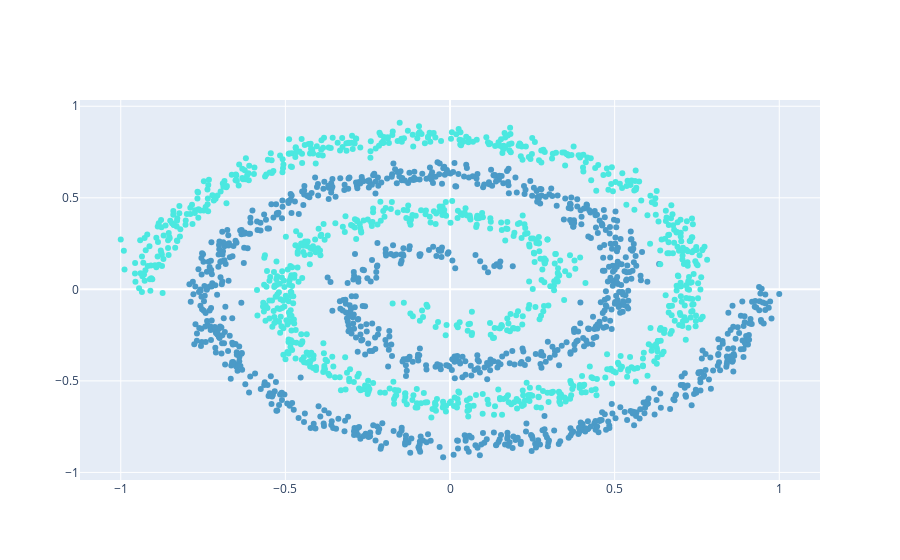

The cell this chart's notebook holds for it:
### Code cell
N = 1000
theta = np.sqrt(np.random.rand(N))*4*pi # np.linspace(0,2*pi,100)

r_a = 2*theta + pi
data_a = np.array([np.cos(theta)*r_a, np.sin(theta)*r_a]).T
x_a = data_a + np.random.randn(N,2)
x_a = x_a/np.abs(x_a).max()

r_b = -2*theta - pi
data_b = np.array([np.cos(theta)*r_b, np.sin(theta)*r_b]).T
x_b = data_b + np.random.randn(N,2)
x_b = x_b/np.abs(x_b).max()

res_a = np.append(x_a, np.zeros((N,1)), axis=1)
res_b = np.append(x_b, np.ones((N,1)), axis=1)

res = np.append(res_a, res_b, axis=0)
np.random.shuffle(res)

np.savetxt("result.csv", res, delimiter=",", header="x,y,label", comments="", fmt='%.5f')

fig = go.Figure(data=[
                      go.Scatter(x=res[:,0],
                                 y=res[:,1],
                                 mode="markers",
                                 marker=dict(
                                     color=res[:,2],
                                     colorscale=color_chart[0:2]
                                     )
                                 )
                      ]
                )
fig.show()

data = res[:,0:2]
target = res[:,-1]

### Figure 1 — Plotly figure (JSON) as saved in the notebook; plotly's stock layout.template omitted (floating-point values rounded to 4 significant figures; data arrays with more than 128 entries replaced by an {"elided": "..."} marker saying what was removed)
{"data": [{"marker": {"color": {"elided": "2000 int values"}, "colorscale": [[0, "#4B9AC7"], [1, "#4BE8E0"]]}, "mode": "markers", "type": "scatter", "x": {"elided": "2000 float values"}, "y": {"elided": "2000 float values"}}], "layout": {}}
